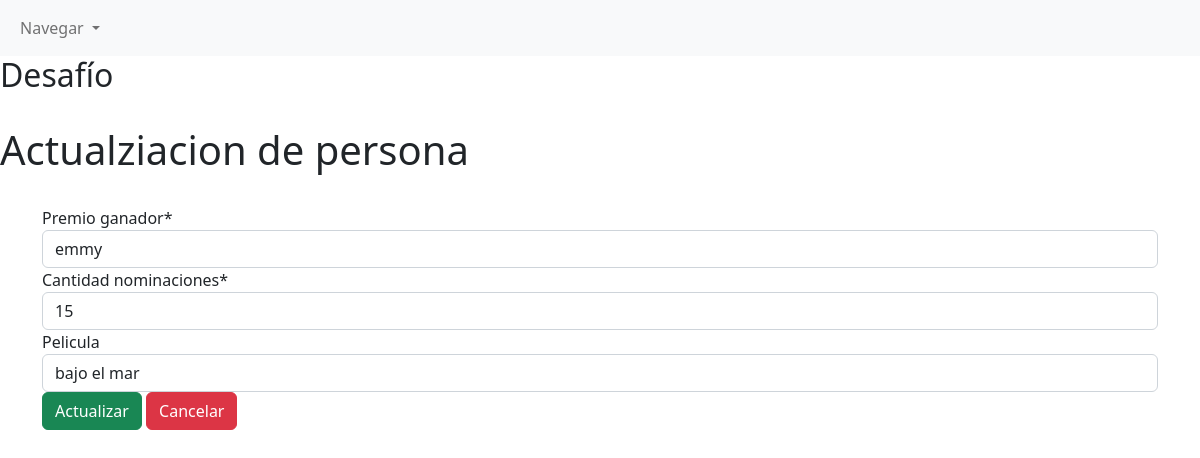
/editarPremio/2, run on the app's committed database.
### peliculas/models.py (models this page shows, shortened)
class tablaPremio(models.Model):
    premio_ganador = models.CharField(max_length=200)
    cantidad_nominaciones = models.IntegerField()
    pelicula = models.ForeignKey(tablaPelicula, models.CASCADE, blank=True, null=True)

### peliculas/views.py (the view)
# urls.py: path('editarPremio/<int:id_premio>', premioView.editarPremio, name='editarPremio'),
    def editarPremio(request, id_premio):
        premio = tablaPremio.objects.filter(id= id_premio).first()
        formpremio = formularioPremio(instance= premio)
        return render(request, 'editarPremio.html', {'formPremio':formpremio, 'premio':premio})

### peliculas/forms.py
class formularioPremio(forms.ModelForm):
    class Meta:
        model = tablaPremio
        fields = '__all__'

### peliculas/models.py (called while the page is built)
    def __str__(self):
        return "{}".format(self.nombre_pelicula)

### peliculas/templates/editarPremio.html (shortened to what this page needs)
{% extends 'base.html' %}
{% load crispy_forms_tags %}
{% block content%}
<br>
<h1>Actualziacion de persona</h1>
<br>
<div class="container">
    <form action="{% url 'actualizarPremio' premio.id %}" method="POST">
        {{ formPremio | crispy}}
        <button type="submit" class="btn btn-success">Actualizar</button>
        <a class="btn btn-danger" href="{% url 'listaPremios' %}">Cancelar</a>
    </form>
</div>
{% endblock %}

### data on the page
tablaPremio: premio_ganador "emmy", cantidad_nominaciones "15", pelicula "bajo el mar"
